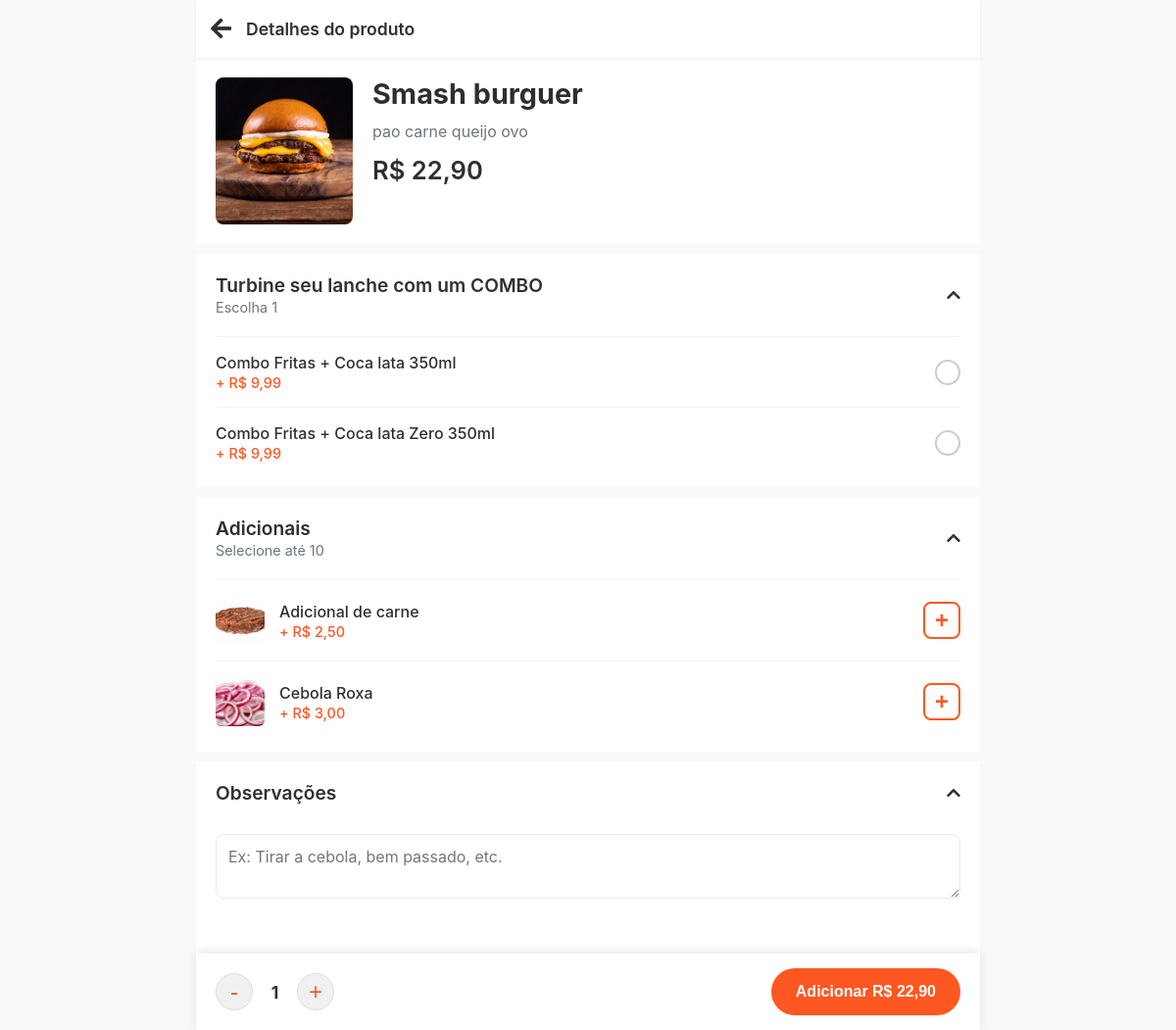
The app's page /produto.php?id=3 with its own data.
### tables this page shows
CREATE TABLE `produtos` (
  `id` int(11) NOT NULL,
  `nome` varchar(150) NOT NULL,
  `descricao` text DEFAULT NULL,
  `preco` decimal(10,2) NOT NULL,
  `id_categoria` int(11) NOT NULL,
  `imagem` varchar(255) DEFAULT NULL,
  `estoque` int(11) NOT NULL DEFAULT 0,
  `controla_estoque` tinyint(1) NOT NULL DEFAULT 1,
  `ativo` tinyint(1) NOT NULL DEFAULT 1,
  `max_adicionais_opcionais` int(11) NOT NULL DEFAULT 10
);

CREATE TABLE `grupos_opcoes` (
  `id` int(11) NOT NULL,
  `id_produto_pai` int(11) NOT NULL,
  `nome_grupo` varchar(150) NOT NULL,
  `tipo_selecao` enum('UNICO','MULTIPLO') NOT NULL DEFAULT 'UNICO',
  `min_opcoes` int(11) NOT NULL DEFAULT 0,
  `max_opcoes` int(11) NOT NULL DEFAULT 1
);

CREATE TABLE `itens_grupo` (
  `id` int(11) NOT NULL,
  `id_grupo_opcao` int(11) NOT NULL,
  `tipo` enum('SIMPLES','VINCULADO','COMBO') NOT NULL DEFAULT 'SIMPLES',
  `nome_item` varchar(150) NOT NULL,
  `preco_adicional` decimal(10,2) NOT NULL DEFAULT 0.00,
  `id_produto_vinculado` int(11) DEFAULT NULL,
  `ativo` tinyint(1) NOT NULL DEFAULT 1
);

CREATE TABLE `adicionais` (
  `id` int(11) NOT NULL,
  `nome` varchar(150) NOT NULL,
  `descricao` text DEFAULT NULL,
  `imagem` varchar(255) DEFAULT NULL,
  `preco` decimal(10,2) NOT NULL DEFAULT 0.00,
  `permite_quantidade` tinyint(1) NOT NULL DEFAULT 0,
  `controla_estoque` tinyint(1) NOT NULL DEFAULT 1,
  `estoque` int(11) NOT NULL DEFAULT 0,
  `ativo` tinyint(1) NOT NULL DEFAULT 1
);

### produto.php (the view, shortened to what this page needs)
<?php
require_once 'includes/conexao.php';
$produto_id = filter_input(INPUT_GET, 'id', FILTER_VALIDATE_INT);
try {
    $stmt_produto = $conn->prepare("SELECT * FROM produtos WHERE id = ? AND ativo = 1");
    $stmt_produto->bind_param("i", $produto_id);
    $stmt_produto->execute();
    $result_produto = $stmt_produto->get_result();
    $produto = $result_produto->fetch_assoc();
    $adicionais = [];
    $stmt_adicionais = $conn->prepare("SELECT a.id, a.nome, a.preco, a.imagem FROM adicionais a JOIN produto_adicional pa ON a.id = pa.id_adicional WHERE pa.id_produto = ? AND a.ativo = 1 ORDER BY a.nome ASC");
    if ($stmt_adicionais) {
        $stmt_adicionais->bind_param("i", $produto_id);
        $stmt_adicionais->execute();
        $result_adicionais = $stmt_adicionais->get_result();
        while ($row = $result_adicionais->fetch_assoc()) { $adicionais[] = $row; }
    }
    $grupos_opcoes = [];
    $stmt_grupos = $conn->prepare("SELECT * FROM grupos_opcoes WHERE id_produto_pai = ? ORDER BY nome_grupo ASC");
    if ($stmt_grupos) {
        $stmt_grupos->bind_param("i", $produto_id);
        $stmt_grupos->execute();
        $result_grupos = $stmt_grupos->get_result();
        while($grupo = $result_grupos->fetch_assoc()){
            $id_grupo = $grupo['id'];
            $grupo['itens'] = [];
            $stmt_itens = $conn->prepare("SELECT ig.*, p.nome as nome_produto_vinculado FROM itens_grupo ig LEFT JOIN produtos p ON ig.id_produto_vinculado = p.id WHERE ig.id_grupo_opcao = ? AND ig.ativo = 1 ORDER BY ig.nome_item ASC");
            if ($stmt_itens) {
                $stmt_itens->bind_param("i", $id_grupo);
                $stmt_itens->execute();
                $result_itens = $stmt_itens->get_result();
                while($item = $result_itens->fetch_assoc()){
                    if (isset($item['tipo']) && $item['tipo'] === 'COMBO') {
                        $item['componentes'] = [];
                        $stmt_componentes = $conn->prepare("SELECT p.nome, igc.quantidade FROM itens_grupo_combo igc JOIN produtos p ON p.id = igc.id_produto_componente WHERE igc.id_item_grupo = ?");
                        if($stmt_componentes){
                           $stmt_componentes->bind_param("i", $item['id']);
                           $stmt_componentes->execute();
                           $result_componentes = $stmt_componentes->get_result();
                           while($componente = $result_componentes->fetch_assoc()){ $item['componentes'][] = $componente; }
                        }
                    }
                    $grupo['itens'][] = $item;
                }
            }
            $grupos_opcoes[] = $grupo;
        }
    }
} catch (Exception $e) {
    error_log($e->getMessage());
    die("Ocorreu um erro ao carregar os dados do produto. Por favor, tente novamente mais tarde.");
}
?>
<!DOCTYPE html>
<html lang="pt-BR">
<head>
    <link rel="stylesheet" href="https://cdnjs.cloudflare.com/ajax/libs/font-awesome/5.15.4/css/all.min.css">
</head>
<body>
    <div class="product-page-container">
        <header class="product-header">
            <a href="index.php" class="back-button"><i class="fas fa-arrow-left"></i></a>
            <span class="header-title">Detalhes do produto</span>
        </header>
        <div class="product-hero-section">
            <div class="hero-image"><img src="<?= htmlspecialchars($produto['imagem']) ?>" alt="<?= htmlspecialchars($produto['nome']) ?>"></div>
            <div class="hero-info">
                <h1><?= htmlspecialchars($produto['nome']) ?></h1>
                <p class="description"><?= htmlspecialchars($produto['descricao']) ?></p>
                <span class="base-price" id="base-price" data-price="<?= $produto['preco'] ?>">R$ <?= number_format($produto['preco'], 2, ',', '.') ?></span>
            </div>
        </div>
        <div class="options-container">
            <?php if(!empty($grupos_opcoes)): ?>
                <?php foreach($grupos_opcoes as $grupo): ?>
                    <div class="option-group open" data-max-opcoes="<?= htmlspecialchars($grupo['max_opcoes']) ?>">
                        <div class="option-group-header">
                            <div class="option-group-header-title"><h2><?= htmlspecialchars($grupo['nome_grupo']) ?></h2><span class="group-rules"><?= $grupo['tipo_selecao'] == 'UNICO' ? 'Escolha 1' : 'Escolha até ' . $grupo['max_opcoes'] ?></span></div>
                            <i class="fas fa-chevron-down chevron-icon"></i>
                        </div>
                        <div class="option-group-content">
                            <?php foreach($grupo['itens'] as $item): ?>
                                <label class="option-item-label" for="item_<?= $item['id'] ?>">
                                    <div class="option-details"><span class="option-name"><?= htmlspecialchars($item['nome_item']) ?></span><span class="option-price">+ R$ <?= number_format($item['preco_adicional'], 2, ',', '.') ?></span></div>
                                    <div class="option-input">
                                        <?php if($grupo['tipo_selecao'] == 'UNICO'): ?><div class="custom-radio"></div><?php else: ?><input type="checkbox" id="item_<?= $item['id'] ?>" name="item_<?= $item['id'] ?>" value="<?= $item['id'] ?>" data-price="<?= $item['preco_adicional'] ?>"><div class="custom-checkbox"></div><?php endif; ?>
                                    </div>
                                </label>
                            <?php endforeach; ?>
                        </div>
                    </div>
                <?php endforeach; ?>
            <?php endif; ?>
            <?php if(!empty($adicionais)): ?>
                <div class="option-group open" data-max-adicionais="<?= $produto['max_adicionais_opcionais'] ?>">
                    <div class="option-group-header">
                        <div class="option-group-header-title"><h2>Adicionais</h2><span class="group-rules">Selecione até 10</span></div>
                        <i class="fas fa-chevron-down chevron-icon"></i>
                    </div>
                    <div class="option-group-content">
                        <?php foreach($adicionais as $adicional): ?>
                            <div class="option-item-adicional" data-id-adicional="<?= $adicional['id'] ?>" data-price="<?= $adicional['preco'] ?>">
                                <div class="option-details-with-image">
                                    <?php if (!empty($adicional['imagem'])): ?><img src="<?= htmlspecialchars($adicional['imagem']) ?>" alt="<?= htmlspecialchars($adicional['nome']) ?>" class="additional-image"><?php endif; ?>
                                    <div class="option-details"><span class="option-name"><?= htmlspecialchars($adicional['nome']) ?></span><span class="option-price">+ R$ <?= number_format($adicional['preco'], 2, ',', '.') ?></span></div>
                                </div>
                                <div class="option-input">
                                    <button type="button" class="btn-add-adicional">+</button>
                                </div>
                            </div>
                        <?php endforeach; ?>
                    </div>
                </div>
            <?php endif; ?>
            <div class="option-group open">
                <div class="option-group-header">
                    <div class="option-group-header-title"><h2>Observações</h2></div>
                    <i class="fas fa-chevron-down chevron-icon"></i>
                </div>
                <div class="option-group-content">
                    <textarea class="observacoes" placeholder="Ex: Tirar a cebola, bem passado, etc."></textarea>
                </div>
            </div>
        </div>
    </div>
    <footer class="action-footer">
        <div class="quantity-control">
            <button id="btn-diminuir">-</button>
            <span id="qtd-produto">1</span>
            <button id="btn-aumentar">+</button>
        </div>
        <button class="add-to-cart-button">Adicionar <span id="preco-total-footer">R$ <?= number_format($produto['preco'], 2, ',', '.') ?></span></button>
    </footer>
</body>
</html>

### records on screen
produtos: imagem (picture), nome "Smash burguer", descricao "pao carne queijo ovo", preco "22,90"
grupos_opcoes: nome_grupo "Turbine seu lanche com um COMBO", tipo_selecao "Escolha 1"
itens_grupo: nome_item "Combo Fritas + Coca lata 350ml", preco_adicional "9,99"
itens_grupo: nome_item "Combo Fritas + Coca lata Zero 350ml", preco_adicional "9,99"
adicionais: imagem (picture), nome "Adicional de carne", preco "2,50"
adicionais: imagem (picture), nome "Cebola Roxa", preco "3,00"
